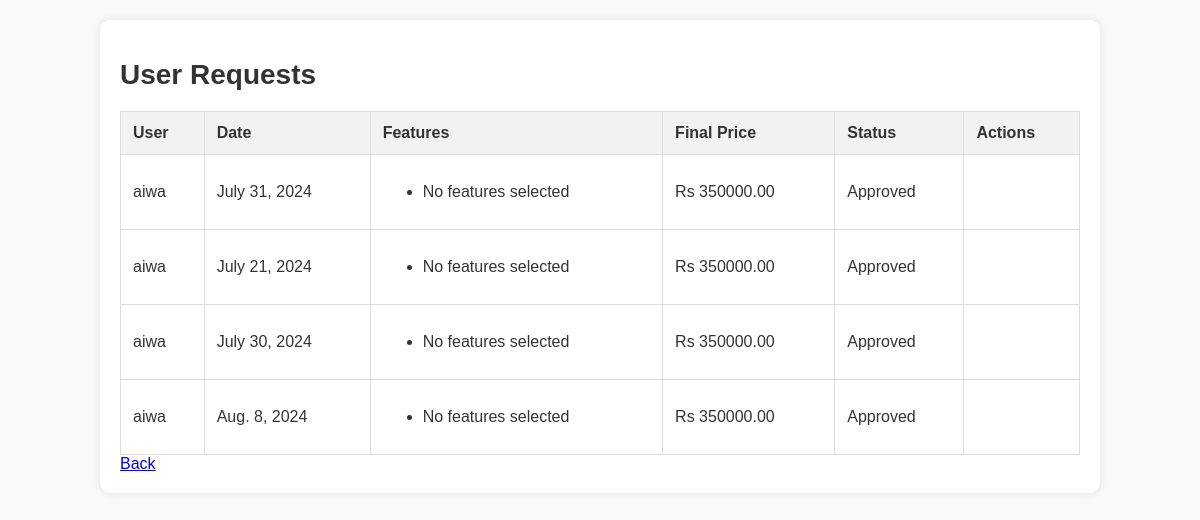
Before: /user_requests/ (signed in) with the older database file.
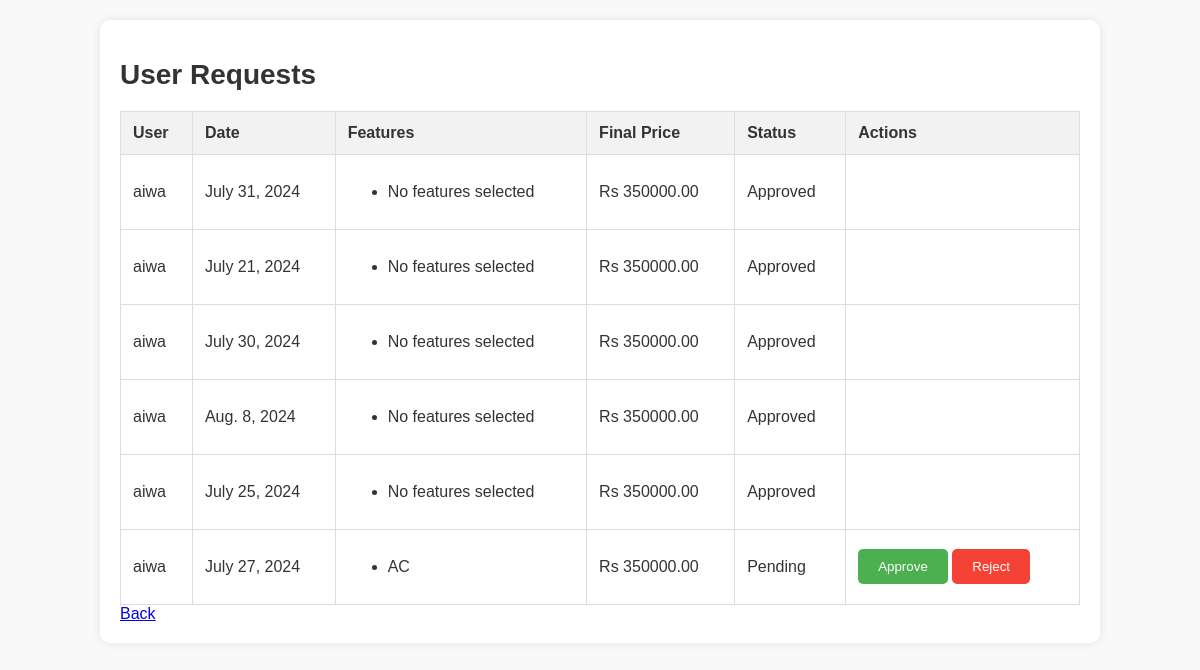
After: the same page with the newer database file.
### auditorium/models.py (models this page shows, shortened)
class UserRequest(models.Model):
    user = models.ForeignKey(User, on_delete=models.CASCADE)
    auditorium = models.ForeignKey(Auditorium, on_delete=models.CASCADE)
    date = models.DateField()
    features = models.ManyToManyField(Feature)
    final_price = models.DecimalField(max_digits=10, decimal_places=2)
    approved = models.BooleanField(default=False)
    payment_requested = models.BooleanField(default=False)
    stripe_payment_intent_id = models.CharField(max_length=255, blank=True, null=True)
    created_at = models.DateTimeField(auto_now_add=True)

class User(AbstractBaseUser, PermissionsMixin):
    username = models.CharField(max_length=150, unique=True)
    email = models.EmailField(unique=True)
    role = models.CharField(max_length=50, blank=True, null=True)
    is_staff = models.BooleanField(default=False)
    is_active = models.BooleanField(default=True)
    groups = models.ManyToManyField(Group, related_name='custom_user_groups')
    user_permissions = models.ManyToManyField(Permission, related_name='custom_user_permissions')
    objects = CustomUserManager()
    USERNAME_FIELD = 'email'
    REQUIRED_FIELDS = ['username']

class Feature(models.Model):
    name = models.CharField(max_length=255)
    amount = models.DecimalField(max_digits=10, decimal_places=2)
    auditorium = models.ForeignKey(Auditorium, related_name='auditorium_features', on_delete=models.CASCADE)

### auditorium/views.py (the view)
# urls.py: path('user_requests/', views.user_requests, name='user_requests'),
@login_required
def user_requests(request):
    requests = UserRequest.objects.filter(auditorium__user=request.user)
    context = {
        'requests': requests
    }
    return render(request, 'user_requests.html', context)

### auditorium/templates/user_requests.html (shortened to what this page needs)
<!DOCTYPE html>
<html lang="en">
<head>
</head>
<body>
    <div class="container">
        <h1>User Requests</h1>
        <table>
            <thead>
                <tr>
                    <th>User</th>
                    <th>Date</th>
                    <th>Features</th>
                    <th>Final Price</th>
                    <th>Status</th>
                    <th>Actions</th>
                </tr>
            </thead>
            <tbody>
                {% for request in requests %}
                <tr>
                    <td>{{ request.user.username }}</td>
                    <td>{{ request.date }}</td>
                    <td>
                        <ul>
                            {% for feature in request.features.all %}
                            <li>{{ feature.name }}</li>
                            {% empty %}
                            <li>No features selected</li>
                            {% endfor %}
                        </ul>
                    </td>
                    <td>Rs {{ request.final_price }}</td>
                    <td>{% if request.approved %}Approved{% else %}Pending{% endif %}</td>
                    <td class="actions">
                        {% if not request.approved %}
                        <form method="post" action="{% url 'approve_request' request.id %}">
                            <button type="submit" class="approve-btn">Approve</button>
                        </form>
                        <form method="post" action="{% url 'reject_request' request.id %}">
                            <button type="submit" class="reject-btn">Reject</button>
                        </form>
                        {% endif %}
                    </td>
                </tr>
                {% endfor %}
            </tbody>
        </table>
        <a href="{% url 'event_host_index' %}">Back</a>
    </div>
</body>
</html>

Changed rows visible on the page:
added UserRequest: user.username "aiwa", date "July 25, 2024", final_price "350000.00", approved "Approved"
added UserRequest: user.username "aiwa", date "July 27, 2024", final_price "350000.00", approved "Pending"
now on this page (row unchanged): Feature: name "AC"
